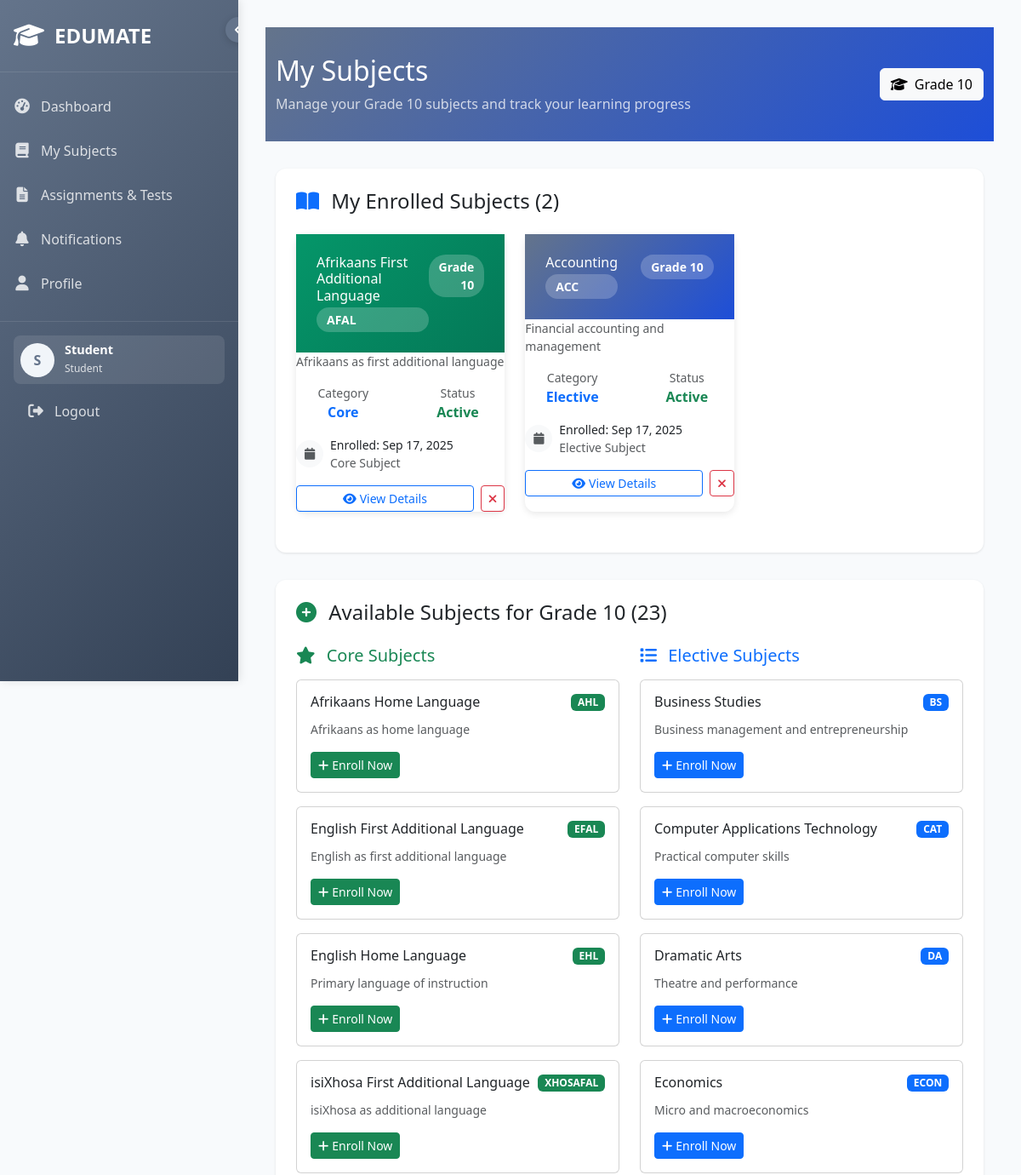
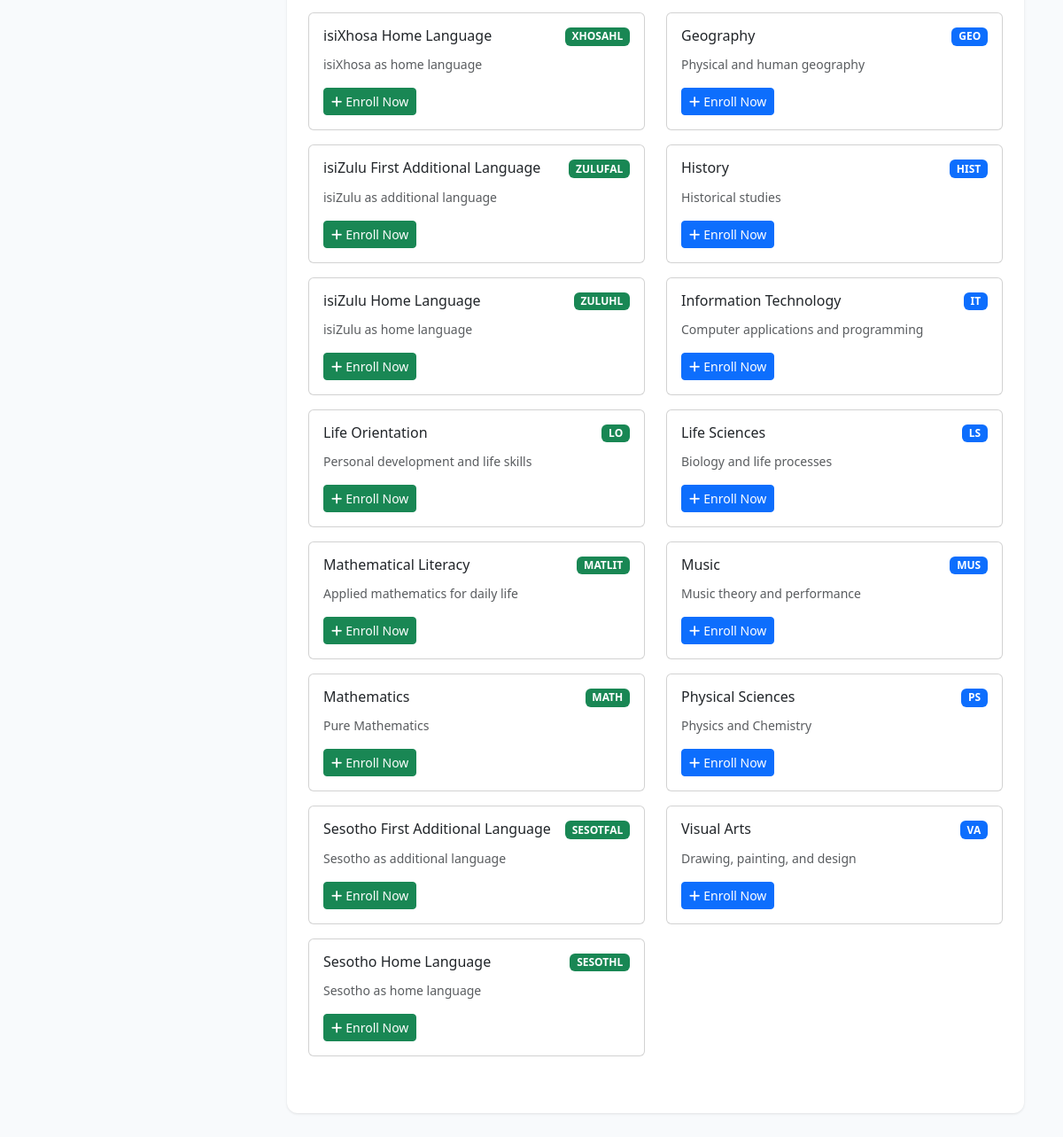
Screenshot of /student_dashboard/subjects.php (signed in) with the database file from the repository (2 pictures, top to bottom).
### tables this page shows
CREATE TABLE `users` (
  `id` int(11) NOT NULL,
  `username` varchar(50) NOT NULL,
  `email` varchar(100) NOT NULL,
  `password` varchar(255) NOT NULL,
  `user_type` enum('student','teacher') NOT NULL,
  `grade` int(2) DEFAULT NULL,
  `accessibility_needs` longtext DEFAULT NULL CHECK (json_valid(`accessibility_needs`)),
  `profile_picture` varchar(255) DEFAULT NULL,
  `full_name` varchar(100) DEFAULT NULL,
  `created_at` timestamp NOT NULL DEFAULT current_timestamp(),
  `last_login` timestamp NULL DEFAULT NULL
);

CREATE TABLE `subject_enrollments` (
  `id` int(11) NOT NULL,
  `student_id` int(11) NOT NULL,
  `subject_id` int(11) NOT NULL,
  `grade_at_enrollment` int(11) NOT NULL,
  `status` enum('active','dropped','completed') DEFAULT 'active',
  `enrollment_date` timestamp NOT NULL DEFAULT current_timestamp(),
  `dropped_date` timestamp NULL DEFAULT NULL,
  `created_at` timestamp NOT NULL DEFAULT current_timestamp(),
  `updated_at` timestamp NOT NULL DEFAULT current_timestamp() ON UPDATE current_timestamp()
);

CREATE TABLE `subjects` (
  `id` int(11) NOT NULL,
  `subject_name` varchar(100) NOT NULL,
  `subject_code` varchar(10) NOT NULL,
  `category` enum('core','elective','practical') NOT NULL DEFAULT 'core',
  `applicable_grades` longtext NOT NULL CHECK (json_valid(`applicable_grades`)),
  `description` text DEFAULT NULL,
  `is_active` tinyint(1) DEFAULT 1,
  `created_at` timestamp NOT NULL DEFAULT current_timestamp()
);

### student_dashboard/subjects.php (the view, shortened to what this page needs)
<?php
require_once '../config/database.php';
$student_id = $_SESSION['user_id'];
$stmt = $pdo->prepare("SELECT * FROM users WHERE id = ?");
$stmt->execute([$student_id]);
$student_data = $stmt->fetch(PDO::FETCH_ASSOC);
$student_grade = $student_data ? $student_data['grade'] : null;
include '../includes/student_header.php';
$enrolled_subjects = [];
if ($student_grade) {
    $stmt = $pdo->prepare("
        SELECT s.*, se.enrollment_date, se.grade_at_enrollment
        FROM subjects s
        JOIN subject_enrollments se ON s.id = se.subject_id
        WHERE se.student_id = ? AND se.status = 'active' AND s.is_active = 1
        ORDER BY s.category, s.subject_name
    ");
    $stmt->execute([$student_id]);
    $enrolled_subjects = $stmt->fetchAll(PDO::FETCH_ASSOC);
}
$available_subjects = [];
if ($student_grade) {
    $stmt = $pdo->prepare("
        SELECT s.*
        FROM subjects s
        WHERE JSON_CONTAINS(s.applicable_grades, ?) AND s.is_active = 1
        AND s.id NOT IN (
            SELECT subject_id FROM subject_enrollments
            WHERE student_id = ? AND status = 'active'
        )
        ORDER BY s.category, s.subject_name
    ");
    $stmt->execute([json_encode((int)$student_grade), $student_id]);
    $available_subjects = $stmt->fetchAll(PDO::FETCH_ASSOC);
}
?>
<!DOCTYPE html>
<html lang="en">
<head>
    <link href="https://cdnjs.cloudflare.com/ajax/libs/sweetalert2/11.10.1/sweetalert2.min.css" rel="stylesheet">
</head>
<body>
<div class="page-header">
    <div class="container">
        <div class="row align-items-center">
            <div class="col-md-8">
                <h1 class="h2 mb-2">My Subjects</h1>
                <p class="mb-0 opacity-75">
                    <?php if ($student_grade): ?>
                        Manage your Grade <?php echo $student_grade; ?> subjects and track your learning progress
                    <?php else: ?>
                        Set your grade level to start accessing subjects tailored for you
                    <?php endif; ?>
                </p>
            </div>
            <div class="col-md-4 text-md-end">
                <?php if ($student_grade): ?>
                    <button class="btn btn-light" onclick="openGradeModal()">
                        <i class="fas fa-graduation-cap me-2"></i>Grade <?php echo $student_grade; ?>
                    </button>
                <?php else: ?>
                    <button class="btn btn-warning" onclick="openGradeModal()">
                        <i class="fas fa-plus me-2"></i>Set Grade
                    </button>
                <?php endif; ?>
            </div>
        </div>
    </div>
</div>
<div class="container">
    <?php if (!$student_grade): ?>
    <div class="content-card">
        <div class="empty-state">
            <i class="fas fa-graduation-cap text-primary"></i>
            <h4>Welcome to EDUMATE</h4>
            <p class="mb-4">To access subjects aligned with the South African curriculum, please select your current grade level.</p>
            <button class="btn btn-gradient btn-lg" onclick="openGradeModal()">
                <i class="fas fa-graduation-cap me-2"></i>Select My Grade
            </button>
        </div>
    </div>
    <?php else: ?>
    <div class="content-card">
        <div class="p-4">
            <div class="d-flex justify-content-between align-items-center mb-4">
                <h3 class="h4 mb-0">
                    <i class="fas fa-book-open text-primary me-2"></i>
                    My Enrolled Subjects (<?php echo count($enrolled_subjects); ?>)
                </h3>
            </div>
            <?php if (empty($enrolled_subjects)): ?>
                <div class="empty-state">
                    <i class="fas fa-book text-muted"></i>
                    <h5>No Enrolled Subjects</h5>
                    <p class="mb-4">You haven't enrolled in any subjects yet. Start your learning journey by browsing available subjects below!</p>
                </div>
            <?php else: ?>
                <div class="row">
                    <?php foreach ($enrolled_subjects as $subject): ?>
                    <div class="col-lg-4 col-md-6 mb-4">
                        <div class="subject-card">
                            <div class="subject-header <?php echo $subject['category']; ?>">
                                <div class="d-flex justify-content-between align-items-start">
                                    <div>
                                        <h6 class="mb-1"><?php echo htmlspecialchars($subject['subject_name']); ?></h6>
                                        <div class="stats-badge">
                                            <?php echo htmlspecialchars($subject['subject_code']); ?>
                                        </div>
                                    </div>
                                    <div class="text-end">
                                        <div class="stats-badge">
                                            Grade <?php echo $subject['grade_at_enrollment']; ?>
                                        </div>
                                    </div>
                                </div>
                            </div>
                            <div class="card-body">
                                <p class="text-muted small mb-3">
                                    <?php
                                    $description = $subject['description'] ?? 'No description available.';
                                    echo htmlspecialchars(strlen($description) > 100 ? substr($description, 0, 100) . '...' : $description);
                                    ?>
                                </p>
                                <div class="row text-center mb-3">
                                    <div class="col-6">
                                        <div class="small text-muted">Category</div>
                                        <div class="fw-bold text-primary text-capitalize"><?php echo $subject['category']; ?></div>
                                    </div>
                                    <div class="col-6">
                                        <div class="small text-muted">Status</div>
                                        <div class="fw-bold text-success">Active</div>
                                    </div>
                                </div>
                                <div class="d-flex align-items-center mb-3">
                                    <div class="bg-light rounded-circle d-flex align-items-center justify-content-center me-2"
                                         style="width: 32px; height: 32px;">
                                        <i class="fas fa-calendar text-muted small"></i>
                                    </div>
                                    <div>
                                        <div class="small fw-medium">
                                            Enrolled: <?php echo date('M j, Y', strtotime($subject['enrollment_date'])); ?>
                                        </div>
                                        <div class="small text-muted text-capitalize">
                                            <?php echo $subject['category']; ?> Subject
                                        </div>
                                    </div>
                                </div>
                            </div>
                            <div class="card-footer bg-transparent">
                                <div class="d-flex gap-2">
                                    <a href="subject_details.php?id=<?php echo $subject['id']; ?>" class="btn btn-outline-primary btn-sm flex-grow-1">
                                        <i class="fas fa-eye me-1"></i>View Details
                                    </a>
                                    <button class="btn btn-outline-danger btn-sm"
                                            onclick="confirmUnenroll(<?php echo $subject['id']; ?>, '<?php echo htmlspecialchars($subject['subject_name'], ENT_QUOTES); ?>')">
                                        <i class="fas fa-times"></i>
                                    </button>
                                </div>
                            </div>
                        </div>
                    </div>
                    <?php endforeach; ?>
                </div>
            <?php endif; ?>
        </div>
    </div>
    <?php if (!empty($available_subjects)): ?>
    <div class="content-card">
        <div class="p-4">
            <div class="d-flex justify-content-between align-items-center mb-4">
                <h3 class="h4 mb-0">
                    <i class="fas fa-plus-circle text-success me-2"></i>
                    Available Subjects for Grade <?php echo $student_grade; ?> (<?php echo count($available_subjects); ?>)
                </h3>
            </div>
            <div class="row">
                <?php
                $categories = [
                    'core' => ['name' => 'Core Subjects', 'icon' => 'fas fa-star', 'color' => 'success'],
                    'elective' => ['name' => 'Elective Subjects', 'icon' => 'fas fa-list', 'color' => 'primary'],
                    'practical' => ['name' => 'Practical Subjects', 'icon' => 'fas fa-tools', 'color' => 'warning']
                ];
                foreach ($categories as $category_key => $category_info):
                    $category_subjects = array_filter($available_subjects, function($s) use ($category_key) {
                        return $s['category'] === $category_key;
                    });
                    if (!empty($category_subjects)): ?>
                    <div class="col-md-6 mb-4">
                        <h5 class="text-<?php echo $category_info['color']; ?> mb-3">
                            <i class="<?php echo $category_info['icon']; ?> me-2"></i>
                            <?php echo $category_info['name']; ?>
                        </h5>
                        <?php foreach ($category_subjects as $subject): ?>
                        <div class="card mb-3">
                            <div class="card-body">
                                <div class="d-flex justify-content-between align-items-start mb-2">
                                    <h6 class="card-title mb-1"><?php echo htmlspecialchars($subject['subject_name']); ?></h6>
                                    <span class="badge bg-<?php echo $category_info['color']; ?>"><?php echo htmlspecialchars($subject['subject_code']); ?></span>
                                </div>
                                <p class="card-text small text-muted mb-3">
                                    <?php echo htmlspecialchars($subject['description'] ?? 'No description available.'); ?>
                                </p>
                                <form method="POST" class="d-inline">
                                    <button type="submit" class="btn btn-<?php echo $category_info['color']; ?> btn-sm">
                                        <i class="fas fa-plus me-1"></i>Enroll Now
                                    </button>
                                </form>
                            </div>
                        </div>
                        <?php endforeach; ?>
                    </div>
                    <?php endif;
                endforeach; ?>
            </div>
        </div>
    </div>
    <?php endif; ?>
    <?php endif; ?>
</div>
</body>
</html>

### includes/student_header.php (style rules this page uses)
:root { --sidebar-width: 280px; --sidebar-collapsed-width: 70px; --primary-neutral: #64748b; --secondary-neutral: #475569; --light-neutral: #f1f5f9; --dark-neutral: #334155; --accent-neutral: #94a3b8; }
body { font-family: 'Segoe UI', Tahoma, Geneva, Verdana, sans-serif; background-color: #f8fafc; }
.content-card { background: white; border-radius: 15px; box-shadow: 0 5px 15px rgba(0, 0, 0, 0.08); overflow: hidden; }

### student_dashboard/subjects.php (style rules this page uses)
:root { --primary-color: #64748b; --secondary-color: #64748b; --success-color: #059669; --warning-color: #d97706; --danger-color: #dc2626; --light-gray: #f8fafc; --border-color: #e2e8f0; }
body { background-color: var(--light-gray); font-family: 'Segoe UI', Tahoma, Geneva, Verdana, sans-serif; }
.page-header { background: linear-gradient(135deg, var(--primary-color), #1d4ed8); color: white; padding: 2rem 0; margin-bottom: 2rem; }
.content-card { background: white; border-radius: 12px; box-shadow: 0 1px 3px rgba(0, 0, 0, 0.1); margin-bottom: 2rem; overflow: hidden; }
.subject-card { border: none; border-radius: 12px; box-shadow: 0 2px 8px rgba(0, 0, 0, 0.1); transition: all 0.3s ease; height: 100%; }
.subject-header { position: relative; padding: 1.5rem; color: white; font-weight: 600; }
.subject-header.core { background: linear-gradient(135deg, var(--success-color), #047857); }
.subject-header.elective { background: linear-gradient(135deg, var(--primary-color), #1d4ed8); }
.stats-badge { background: rgba(255, 255, 255, 0.2); border-radius: 20px; padding: 0.25rem 0.75rem; font-size: 0.875rem; }

### rows the page displays
users: grade "10"
subject_enrollments: subject.subject_name "Afrikaans First Additional Language", subject.subject_code "AFAL", grade_at_enrollment "10", subject.description "Afrikaans as first additional language", subject.category "Core", enrollment_date "Sep 17, 2025"
subject_enrollments: subject.subject_name "Accounting", subject.subject_code "ACC", grade_at_enrollment "10", subject.description "Financial accounting and management", subject.category "Elective", enrollment_date "Sep 17, 2025"
subjects: subject_name "Afrikaans Home Language", subject_code "AHL", description "Afrikaans as home language"
subjects: subject_name "English First Additional Language", subject_code "EFAL", description "English as first additional language"
subjects: subject_name "English Home Language", subject_code "EHL", description "Primary language of instruction"
subjects: subject_name "isiXhosa First Additional Language", subject_code "XHOSAFAL", description "isiXhosa as additional language"
subjects: subject_name "isiXhosa Home Language", subject_code "XHOSAHL", description "isiXhosa as home language"
subjects: subject_name "isiZulu First Additional Language", subject_code "ZULUFAL", description "isiZulu as additional language"
subjects: subject_name "isiZulu Home Language", subject_code "ZULUHL", description "isiZulu as home language"
subjects: subject_name "Life Orientation", subject_code "LO", description "Personal development and life skills"
subjects: subject_name "Mathematical Literacy", subject_code "MATLIT", description "Applied mathematics for daily life"
subjects: subject_name "Mathematics", subject_code "MATH", description "Pure Mathematics"
subjects: subject_name "Sesotho First Additional Language", subject_code "SESOTFAL", description "Sesotho as additional language"
subjects: subject_name "Sesotho Home Language", subject_code "SESOTHL", description "Sesotho as home language"
subjects: subject_name "Business Studies", subject_code "BS", description "Business management and entrepreneurship"
subjects: subject_name "Computer Applications Technology", subject_code "CAT", description "Practical computer skills"
subjects: subject_name "Dramatic Arts", subject_code "DA", description "Theatre and performance"
subjects: subject_name "Economics", subject_code "ECON", description "Micro and macroeconomics"
subjects: subject_name "Geography", subject_code "GEO", description "Physical and human geography"
subjects: subject_name "History", subject_code "HIST", description "Historical studies"
subjects: subject_name "Information Technology", subject_code "IT", description "Computer applications and programming"
subjects: subject_name "Life Sciences", subject_code "LS", description "Biology and life processes"
subjects: subject_name "Music", subject_code "MUS", description "Music theory and performance"
subjects: subject_name "Physical Sciences", subject_code "PS", description "Physics and Chemistry"
subjects: subject_name "Visual Arts", subject_code "VA", description "Drawing, painting, and design"

### other values shown
substr($student_name, 0, 1) "S"
$student_name "Student"
count($enrolled_subjects) "2"
count($available_subjects) "23"
$category_info['name'] "Core Subjects"
$category_info['name'] "Elective Subjects"
